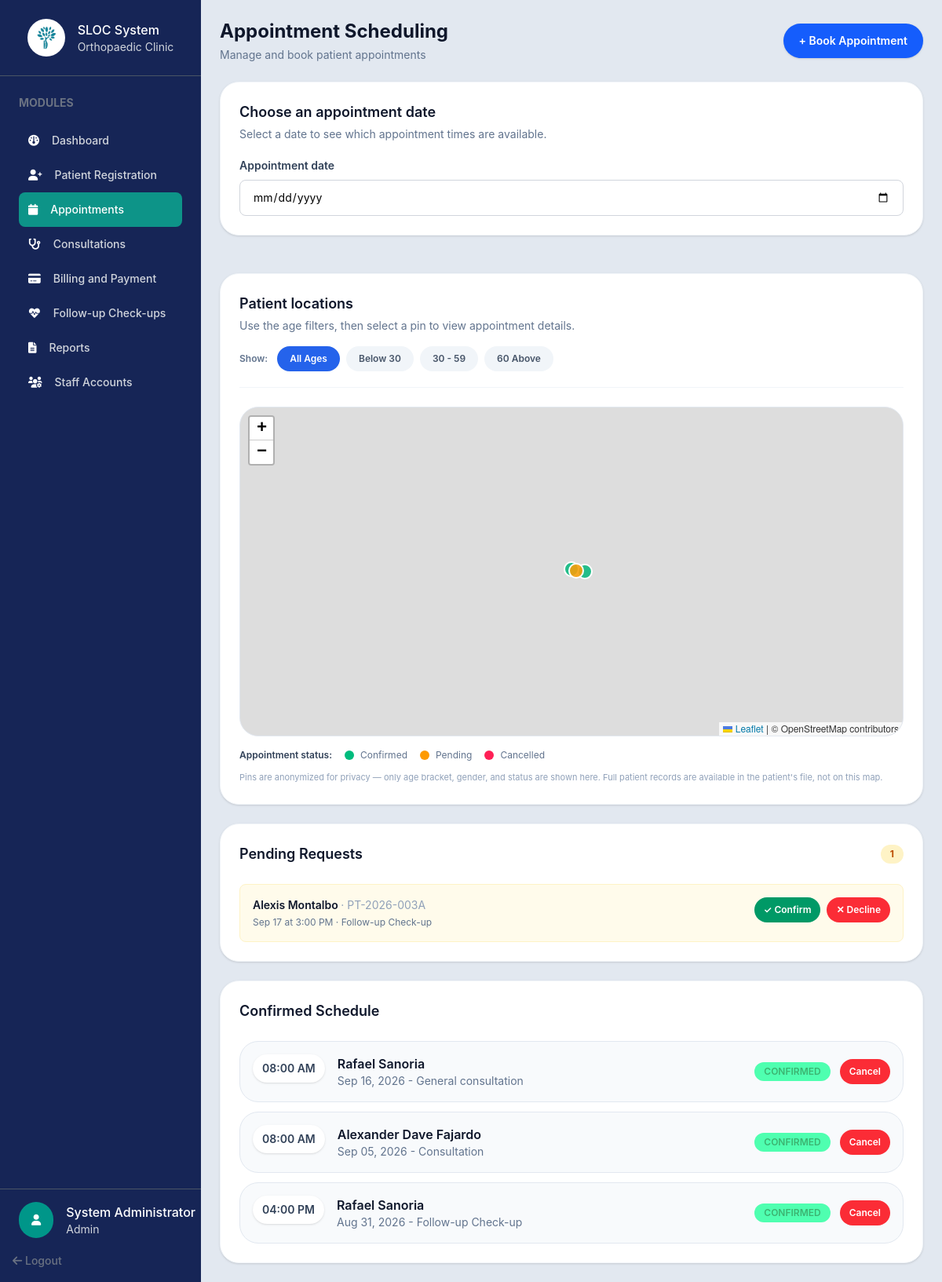
The page /admin/appointments.php (signed in) on the database its author committed.
### tables this page shows
CREATE TABLE `users` (
  `UserID` int(10) UNSIGNED NOT NULL,
  `Username` varchar(50) NOT NULL,
  `PasswordHash` varchar(255) NOT NULL,
  `FirstName` varchar(100) NOT NULL,
  `LastName` varchar(100) NOT NULL,
  `Role` enum('Admin','Doctor','Receptionist','Staff','Patient') NOT NULL DEFAULT 'Receptionist',
  `IsDoctor` tinyint(1) NOT NULL DEFAULT 0,
  `Email` varchar(150) DEFAULT NULL,
  `Phone` varchar(30) DEFAULT NULL,
  `Status` enum('Active','Inactive') NOT NULL DEFAULT 'Active',
  `CreatedAt` timestamp NOT NULL DEFAULT current_timestamp()
);

CREATE TABLE `appointments` (
  `AppointmentID` int(10) UNSIGNED NOT NULL,
  `PatientID` int(10) UNSIGNED NOT NULL,
  `DoctorID` int(10) UNSIGNED NOT NULL,
  `AppointmentDate` date NOT NULL,
  `AppointmentTime` time NOT NULL,
  `meridiem` enum('AM','PM') DEFAULT NULL,
  `Purpose` varchar(255) NOT NULL,
  `ChiefComplaint` varchar(50) DEFAULT NULL,
  `Status` enum('Pending','Confirmed','Completed','Cancelled','Rescheduled') NOT NULL DEFAULT 'Pending',
  `Remarks` text DEFAULT NULL,
  `CreatedAt` timestamp NOT NULL DEFAULT current_timestamp()
);

CREATE TABLE `patients` (
  `PatientID` int(10) UNSIGNED NOT NULL,
  `PatientCode` varchar(20) NOT NULL,
  `UserID` int(10) UNSIGNED DEFAULT NULL,
  `FirstName` varchar(100) NOT NULL,
  `MiddleName` varchar(100) DEFAULT NULL,
  `LastName` varchar(100) NOT NULL,
  `BirthDate` date NOT NULL,
  `Gender` enum('Male','Female','Other') NOT NULL,
  `CivilStatus` enum('Single','Married','Widowed','Separated') DEFAULT NULL,
  `Address` varchar(255) DEFAULT NULL,
  `Latitude` decimal(10,7) DEFAULT NULL,
  `Longitude` decimal(10,7) DEFAULT NULL,
  `Phone` varchar(30) DEFAULT NULL,
  `Email` varchar(150) DEFAULT NULL,
  `BloodType` varchar(5) DEFAULT NULL,
  `EmergencyContact` varchar(150) DEFAULT NULL,
  `EmergencyPhone` varchar(30) DEFAULT NULL,
  `PatientType` enum('Regular','Senior Citizen','PWD') NOT NULL DEFAULT 'Regular',
  `CreatedAt` timestamp NOT NULL DEFAULT current_timestamp()
);

### admin/appointments.php (the view, shortened to what the rows shown need)
<?php
require_once __DIR__ . '/../config/config.php';
require_once __DIR__ . '/../includes/auth.php';
require_once __DIR__ . '/../php/fetch/fetch.php';
$currentRole = strtolower((string) (SessionManager::getCurrentRole() ?? ''));
$canApprove = in_array($currentRole, ['admin', 'doctor'], true);
$admin = SessionManager::getUser($pdo);
$appointments = fetchAllData($pdo, "
    SELECT a.AppointmentID, a.AppointmentDate, a.AppointmentTime, a.Purpose, a.Status,
           p.PatientCode, p.FirstName AS patient_first_name, p.LastName AS patient_last_name
    FROM appointments a
    INNER JOIN patients p ON a.PatientID = p.PatientID
    ORDER BY a.AppointmentDate DESC, a.AppointmentTime DESC
");
?>
<!DOCTYPE html>
<html lang="en">
<head>
    <link rel="stylesheet" href="../assets/css/output.css">
    <link rel="stylesheet" href="../assets/css/global.css">
    <link rel="stylesheet" href="https://cdnjs.cloudflare.com/ajax/libs/font-awesome/6.0.0-beta3/css/all.min.css">
    <link rel="stylesheet" href="https://unpkg.com/leaflet@1.9.4/dist/leaflet.css" />
</head>
<body class="h-screen flex bg-slate-200">
    <?php include_once '../includes/sidebar.php'; ?>
    <section class="flex-1 p-6 overflow-auto">
        <div class="flex flex-col gap-4 sm:flex-row sm:items-center sm:justify-between mb-6">
            <div>
                <h1 class="text-2xl font-bold text-slate-900">Appointment Scheduling</h1>
            </div>
        </div>
        <div class="space-y-6">
            <div class="grid grid-cols-1 gap-6 xl:grid-cols-2">
                <div class="space-y-6">
                    <div class="rounded-3xl bg-white p-6 shadow-sm border border-slate-100">
                        <h2 class="text-lg font-semibold text-slate-900">Choose an appointment date</h2>
                    </div>
                </div>
                <div class="rounded-3xl bg-white p-6 shadow-sm border border-slate-100">
                    <div class="mb-6 flex flex-col gap-4 border-b border-slate-100 pb-5">
                        <div>
                            <h2 class="text-lg font-semibold text-slate-900">Patient locations</h2>
                        </div>
                    </div>
                </div>
            </div>
            <div class="rounded-3xl bg-white p-6 shadow-sm border border-slate-100">
                <div class="flex items-center justify-between mb-6">
                    <h2 class="text-lg font-semibold text-slate-900">Pending Requests</h2>
                </div>
                <div class="space-y-3">
                    <?php
                    $pendingAppointments = array_filter($appointments, fn($a) => $a['Status'] === 'Pending');
                    if ($pendingAppointments) {
                        foreach ($pendingAppointments as $appointment) {
                            $appointmentDate = new DateTime($appointment['AppointmentDate']);
                            $formattedDate = $appointmentDate->format('M d');
                            $formattedTime = (new DateTime($appointment['AppointmentTime']))->format('g:i A');
                            ?>
                            <div class="rounded-lg bg-amber-50 p-4 border border-amber-100">
                                <div class="flex items-start justify-between">
                                    <div class="flex-1">
                                        <p class="text-sm font-semibold text-slate-900">
                                            <?= htmlspecialchars($appointment['patient_first_name'], ENT_QUOTES, 'UTF-8') ?>
                                            <?= htmlspecialchars($appointment['patient_last_name'], ENT_QUOTES, 'UTF-8') ?>
                                            <span class="text-slate-400 font-normal">
                                                · <?= htmlspecialchars($appointment['PatientCode'], ENT_QUOTES, 'UTF-8') ?>
                                            </span>
                                        </p>
                                        <p class="text-xs text-slate-500 mt-1">
                                            <?= $formattedDate ?> at <?= $formattedTime ?> ·
                                            <?= htmlspecialchars($appointment['Purpose'], ENT_QUOTES, 'UTF-8') ?>
                                        </p>
                                    </div>
                                    <div class="flex gap-2 ml-4 items-center">
                                        <?php if ($canApprove): ?>
                                            <button
                                                class="confirm-btn inline-flex items-center justify-center rounded-full bg-emerald-600 px-3 py-2 text-xs font-semibold text-white hover:bg-emerald-700 transition"
                                                data-appointment-id="<?= htmlspecialchars($appointment['AppointmentID'], ENT_QUOTES, 'UTF-8') ?>"
                                                title="Confirm">
                                                ✓ Confirm
                                            </button>
                                            <button
                                                class="decline-btn inline-flex items-center justify-center rounded-full bg-red-500 px-3 py-2 text-xs font-semibold text-white hover:bg-red-700 transition"
                                                data-appointment-id="<?= htmlspecialchars($appointment['AppointmentID'], ENT_QUOTES, 'UTF-8') ?>"
                                                title="Decline">
                                                ✕ Decline
                                            </button>
                                        <?php endif; ?>
                                    </div>
                                </div>
                            </div>
                            <?php
                        }
                    } else {
                        echo '<p class="text-sm text-slate-500">No pending requests.</p>';
                    }
                    ?>
                </div>
            </div>
            <div class="rounded-3xl bg-white p-6 shadow-sm border border-slate-100">
                <div class="flex items-center justify-between mb-6">
                    <h2 class="text-lg font-semibold text-slate-900">Confirmed Schedule</h2>
                </div>
                <div class="space-y-3">
                    <?php
                    $confirmedAppointments = array_filter($appointments, fn($a) => $a['Status'] === 'Confirmed');
                    if ($confirmedAppointments) {
                        foreach ($confirmedAppointments as $appointment) {
                            $appointmentDate = new DateTime($appointment['AppointmentDate']);
                            $formattedDate = $appointmentDate->format('M d, Y');
                            $formattedTime = (new DateTime($appointment['AppointmentTime']))->format('h:i A');
                            $statusStyle = $status[$appointment['Status']] ?? ['bgColor' => '#4FFFB0', 'textColor' => '#3CB371'];
                            ?>
                            <div
                                class="flex flex-col gap-3 rounded-3xl border border-slate-200 bg-slate-50 p-4 sm:flex-row sm:items-center sm:justify-between">
                                <div class="flex items-start gap-4">
                                    <div
                                        class="min-w-[90px] rounded-3xl bg-white px-3 py-2 text-sm font-semibold text-slate-700 shadow-sm">
                                        <?= htmlspecialchars($formattedTime, ENT_QUOTES, 'UTF-8') ?>
                                    </div>
                                    <div>
                                        <p class="font-semibold text-slate-900">
                                            <?= htmlspecialchars($appointment['patient_first_name'], ENT_QUOTES, 'UTF-8') ?>
                                            <?= htmlspecialchars($appointment['patient_last_name'], ENT_QUOTES, 'UTF-8') ?>
                                        </p>
                                        <p class="text-sm text-slate-500">
                                            <?= $formattedDate ?> -
                                            <?= htmlspecialchars($appointment['Purpose'], ENT_QUOTES, 'UTF-8') ?>
                                        </p>
                                    </div>
                                </div>
                                <div class="flex items-center gap-3">
                                    <span class="rounded-full px-3 py-1 text-xs font-semibold uppercase"
                                        style="background-color: <?= htmlspecialchars($statusStyle['bgColor'], ENT_QUOTES, 'UTF-8') ?>; color: <?= htmlspecialchars($statusStyle['textColor'], ENT_QUOTES, 'UTF-8') ?>;">
                                        <?= htmlspecialchars($appointment['Status'], ENT_QUOTES, 'UTF-8') ?>
                                    </span>
                                    <?php if ($canApprove): ?>
                                        <button
                                            class="cancel-confirmed-btn inline-flex items-center justify-center rounded-full bg-red-500 px-3 py-2 text-xs font-semibold text-white transition hover:bg-red-700"
                                            data-appointment-id="<?= htmlspecialchars($appointment['AppointmentID'], ENT_QUOTES, 'UTF-8') ?>"
                                            type="button" title="Cancel appointment">
                                            Cancel
                                        </button>
                                    <?php endif; ?>
                                </div>
                            </div>
                            <?php
                        }
                    } else {
                        echo '<p class="text-sm text-slate-500">No confirmed appointments.</p>';
                    }
                    ?>
                </div>
            </div>
        </div>
    </section>
</body>
</html>

### includes/sidebar.php (shortened to what the rows shown need)
<?php
$currentFile = basename($_SERVER['PHP_SELF']);
?>
<div class="w-64 shrink-0 bg-blue-950 flex flex-col h-full">
    <div class="w-full border-b p-6 border-gray-600 flex items-center justify-center gap-4">
        <?php if ($currentFile !== 'admin-dashboard.php'): ?>
            <div>
                <h1 class="text-white text-md font-medium">SLOC System</h1>
            </div>
        <?php endif; ?>
    </div>
    <div class="custom-scrollbar w-full p-6 overflow-y-auto flex-1">
        <h2 class="text-gray-500 font-bold text-sm mb-4">MODULES</h2>
    </div>
    <div class="mt-auto">
        <div class="w-full border-t pt-4 pl-6 border-gray-600 flex items-center gap-4">
            <div>
                <?php if ($admin): ?>
                    <h1 class="text-white text-md font-medium">
                        <?= htmlspecialchars($admin['first_name']) ?>     <?= htmlspecialchars($admin['last_name']) ?>
                    </h1>
                    <h3 class="text-gray-300 text-sm"><?= htmlspecialchars($admin['role']) ?></h3>
                <?php endif; ?>
            </div>
        </div>
    </div>
</div>

### rows shown on the page
users: FirstName "System", LastName "Administrator", Role "Admin"
appointments: PatientID.FirstName "Alexis", PatientID.LastName "Montalbo", PatientID.PatientCode "PT-2026-003A", AppointmentDate "Sep 17", AppointmentTime "3:00 PM", Purpose "Follow-up Check-up"
appointments: AppointmentTime "08:00 AM", PatientID.FirstName "Rafael", PatientID.LastName "Sanoria", AppointmentDate "Sep 16, 2026", Purpose "General consultation", Status "CONFIRMED"
appointments: AppointmentTime "08:00 AM", PatientID.FirstName "Alexander Dave", PatientID.LastName "Fajardo", AppointmentDate "Sep 05, 2026", Purpose "Consultation", Status "CONFIRMED"
appointments: AppointmentTime "04:00 PM", PatientID.FirstName "Rafael", PatientID.LastName "Sanoria", AppointmentDate "Aug 31, 2026", Purpose "Follow-up Check-up", Status "CONFIRMED"

### other values the page prints
$item['label'] "Dashboard"
$item['label'] "Patient Registration"
$item['label'] "Appointments"
$item['label'] "Consultations"
$item['label'] "Billing and Payment"
$item['label'] "Follow-up Check-ups"
$item['label'] "Reports"
$item['label'] "Staff Accounts"
$pendingCount "1"
